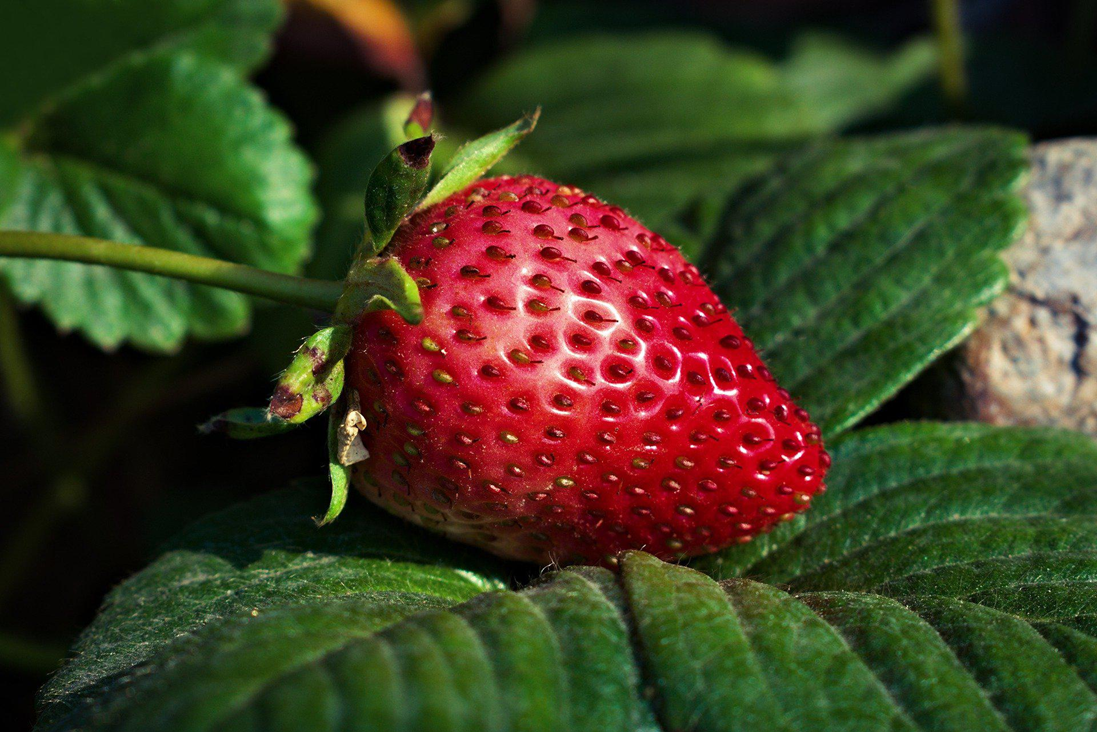
#> input picture opencv_example/strawberry.jpg, 1097 x 732 px
$ python Image_bands-RGBA.py
#> lines starting #> are read from the running program, lines starting #| are printed output that depends on the picture
from PIL import Image

filename = "strawberry.jpg"
with Image.open(filename) as img:
#> img is the input picture: PIL image 1097x732 RGBA; mean R, G, B, A 64.4, 62.3, 33.8, 255
    img.load()

# Check image mode
print("Image mode:", img.mode)
#| Image mode: RGBA

# Convert to CMYK and Grayscale
cmyk_img = img.convert("CMYK")
gray_img = img.convert("L")  # Grayscale

cmyk_img.show()
gray_img.show()

# Check the bands of each image
print("RGB bands:", img.getbands())  # Should output ('R', 'G', 'B', 'A') for RGBA
#| RGB bands: ('R', 'G', 'B', 'A')
print("CMYK bands:", cmyk_img.getbands())  # ('C', 'M', 'Y', 'K')
#| CMYK bands: ('C', 'M', 'Y', 'K')
print("Grayscale bands:", gray_img.getbands())  # ('L',)
#| Grayscale bands: ('L',)
#red, green, blue, alpha = img.split() is used to unpack all four channels since the image is in RGBA mode.
#If the alpha channel is not needed, you can ignore it with _ like this: red, green, blue, _ = img.split().
# Split the RGBA image into individual bands
#Red channel: (red, zeroed_band, zeroed_band)
#Green channel: (zeroed_band, green, zeroed_band)
#Blue channel: (zeroed_band, zeroed_band, blue)
red, green, blue, alpha = img.split()
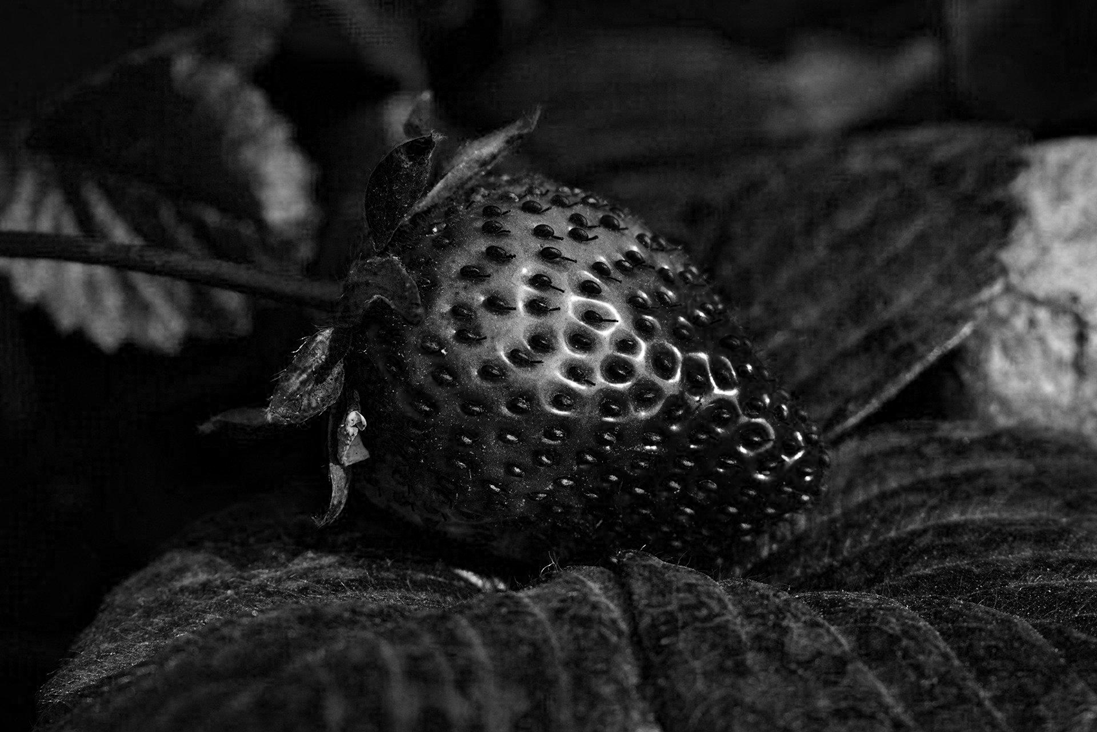
#> blue: PIL image 1097x732 L; min 0, max 255, mean 33.8
#> alpha: PIL image 1097x732 L; every value is 255

# Create a zeroed-out band
zeroed_band = red.point(lambda _: 0)
#> zeroed_band: PIL image 1097x732 L; every value is 0

# Merge bands to isolate red, green, and blue
red_merge = Image.merge(
    "RGB", (red, zeroed_band, zeroed_band)
)
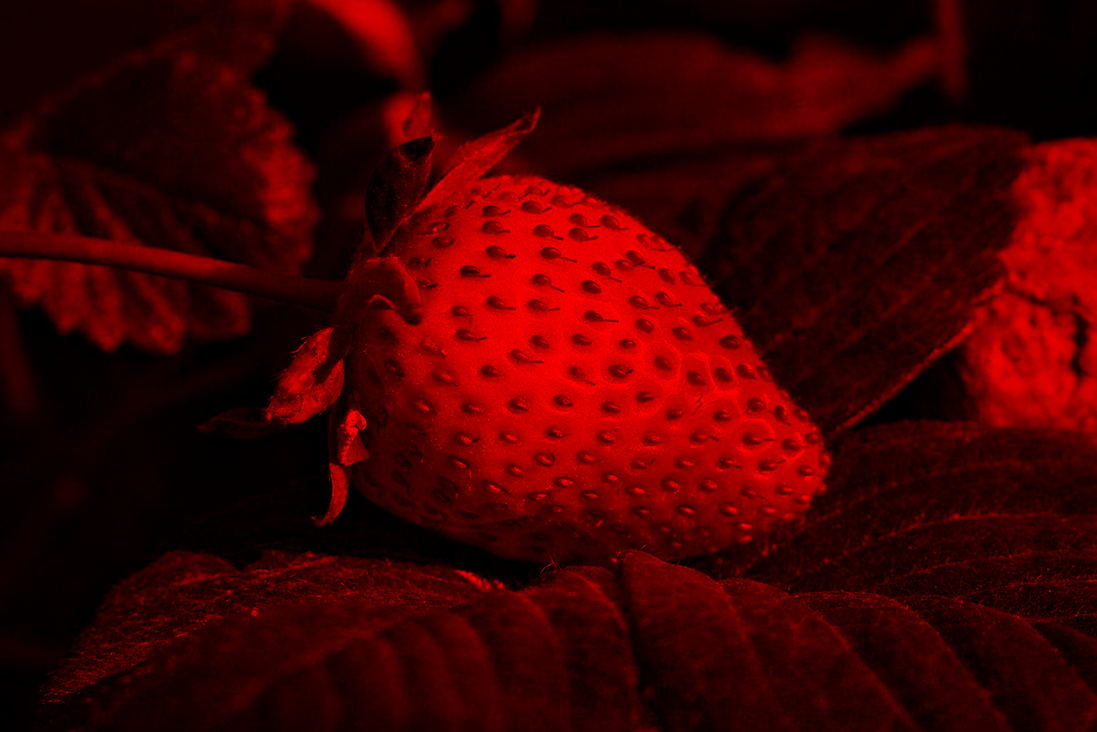
#> red_merge: PIL image 1097x732 RGB; mean R, G, B 64.4, 0, 0

green_merge = Image.merge(
    "RGB", (zeroed_band, green, zeroed_band)
)
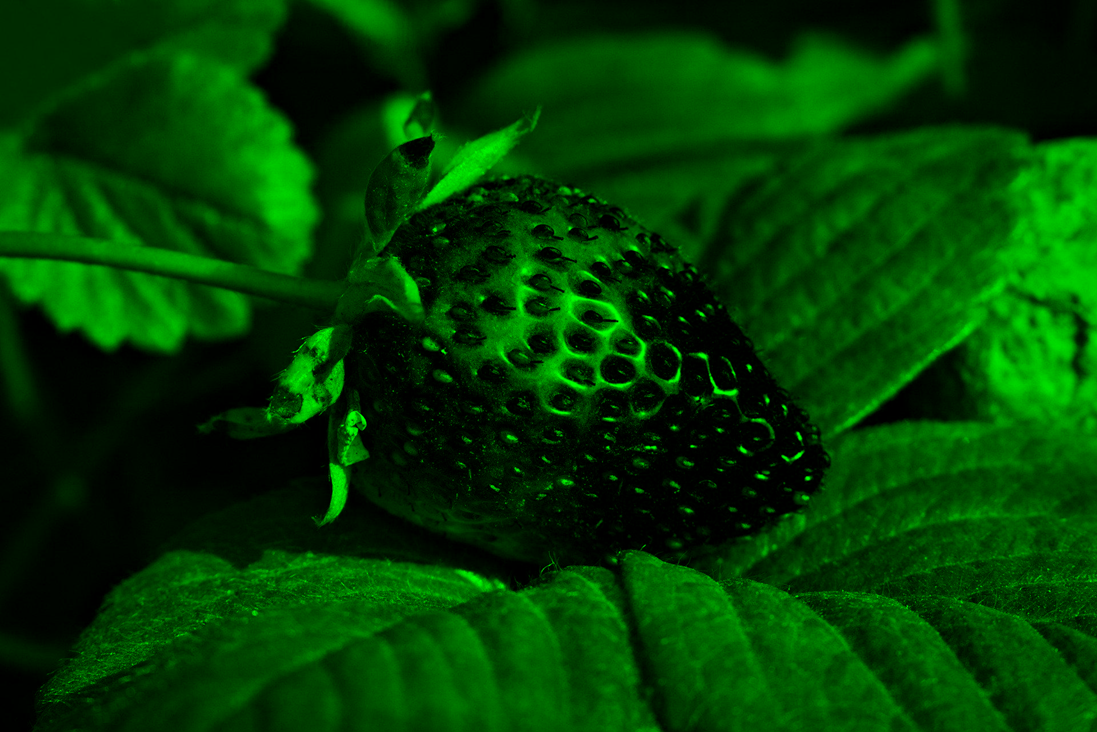
#> green_merge: PIL image 1097x732 RGB; mean R, G, B 0, 62.3, 0

blue_merge = Image.merge(
    "RGB", (zeroed_band, zeroed_band, blue)
)
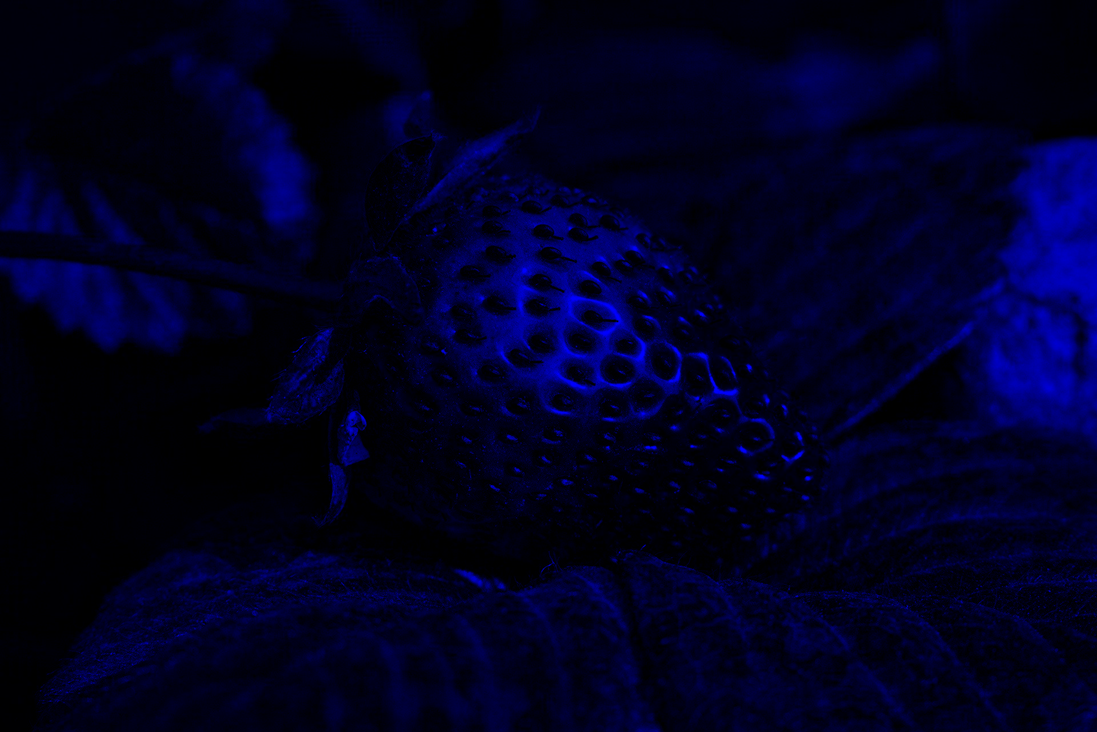
#> blue_merge: PIL image 1097x732 RGB; mean R, G, B 0, 0, 33.8

# Display the resulting images
#red_merge.show()
#green_merge.show()
#blue_merge.show()
width, height = red_merge.size
#> width = 1097; height = 732

# Create a blank canvas to hold the three images side by side
#Blank Canvas: A new blank canvas is created using Image.new() with dimensions width * 3
# by height to hold all three images side by side.

#Pasting Images:canvas.paste() is used to paste each image (red_merge, green_merge, blue_merge)
# onto the canvas at specific positions: (0, 0), (width, 0), and (width * 2, 0).
combined_width = width * 3  # Three images side by side
#> combined_width = 3291
combined_height = height  # Height remains the same
#> combined_height = 732
canvas = Image.new("RGB", (combined_width, combined_height))
#> canvas: PIL image 3291x732 RGB; every value is 0

# Paste the images onto the canvas
canvas.paste(red_merge, (0, 0))  # Place the red image on the left
canvas.paste(green_merge, (width, 0))  # Place the green image in the middle
canvas.paste(blue_merge, (width * 2, 0))  # Place the blue image on the right

# Show the combined image
canvas.show()

# Optionally save the combined image
canvas.save("combined_rgb_channels.jpg")
combined_width = width  # Width remains the same
#> combined_width = 1097
combined_height = height * 3  # Three images stacked vertically
#> combined_height = 2196
canvas = Image.new("RGB", (combined_width, combined_height))
#> canvas: PIL image 1097x2196 RGB; every value is 0

canvas.paste(red_merge, (0, 0))  # Place the red image at the top
canvas.paste(green_merge, (0, height))  # Place the green image in the middle
canvas.paste(blue_merge, (0, height * 2))  # Place the blue image at the bottom
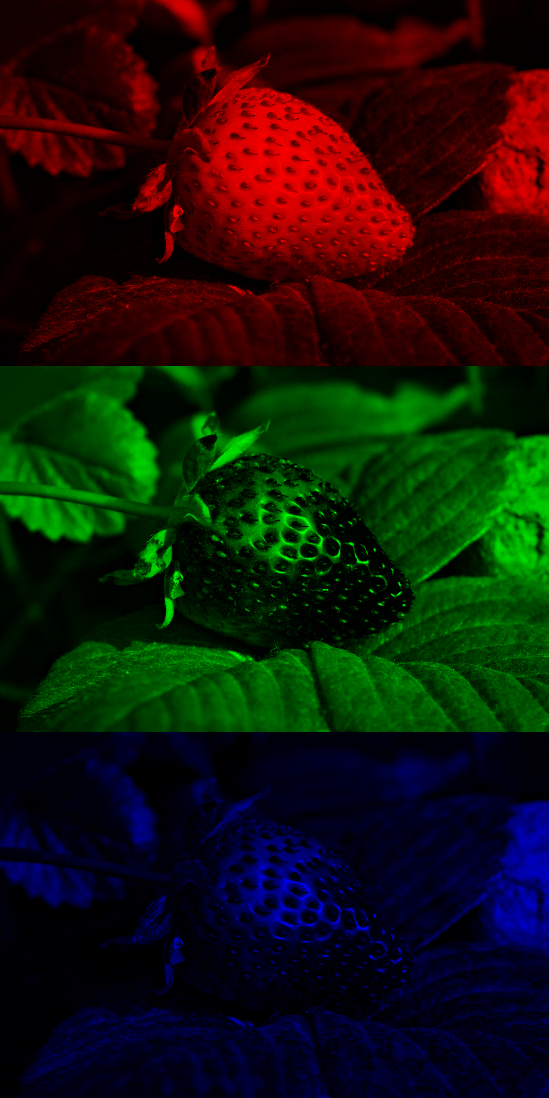
#> canvas: PIL image 1097x2196 RGB (shown at 1/2 size); mean R, G, B 21.5, 20.8, 11.3

canvas.show()

$ run again, with opencv_example/cat.jpg copied over opencv_example/strawberry.jpg
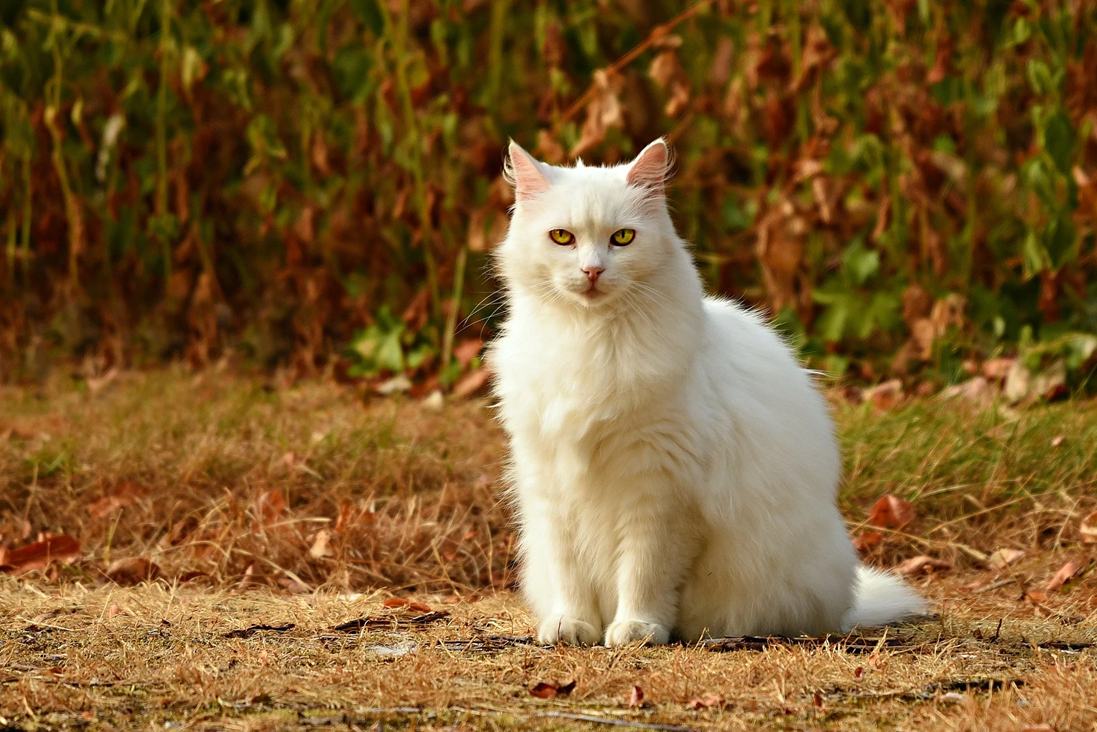
#> input picture opencv_example/cat.jpg, 1097 x 732 px
#> img is the input picture: PIL image 1097x732 RGBA; mean R, G, B, A 125.3, 92.2, 46.2, 255
#| Image mode: RGBA
#| RGB bands: ('R', 'G', 'B', 'A')
#| CMYK bands: ('C', 'M', 'Y', 'K')
#| Grayscale bands: ('L',)
#> alpha: PIL image 1097x732 L; every value is 255
#> zeroed_band: PIL image 1097x732 L; every value is 0
#> `blue_merge = Image.merge( "RGB", (zeroed_band, zeroed_band, blue) )`:
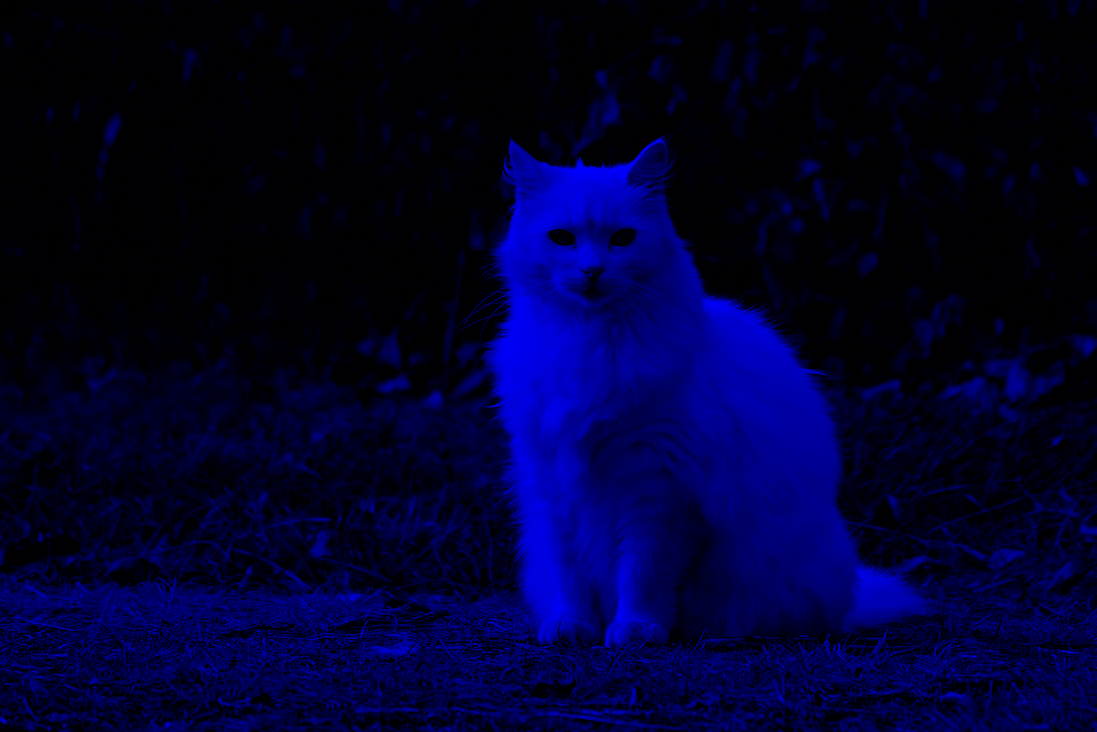
#> blue_merge: PIL image 1097x732 RGB; mean R, G, B 0, 0, 46.2
#> `canvas.paste(blue_merge, (0, height * 2))`:
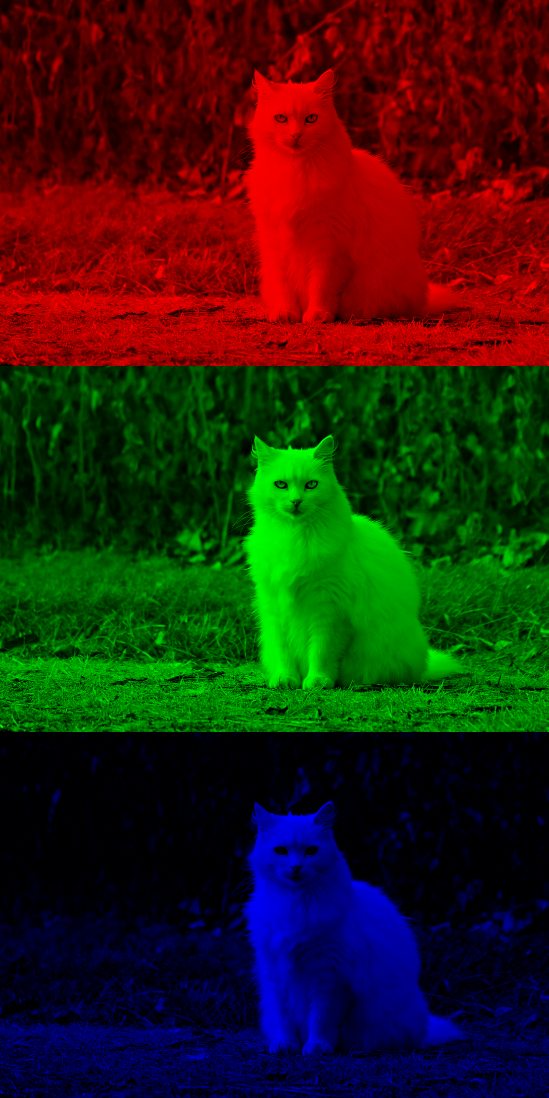
#> canvas: PIL image 1097x2196 RGB (shown at 1/2 size); mean R, G, B 41.8, 30.7, 15.4
